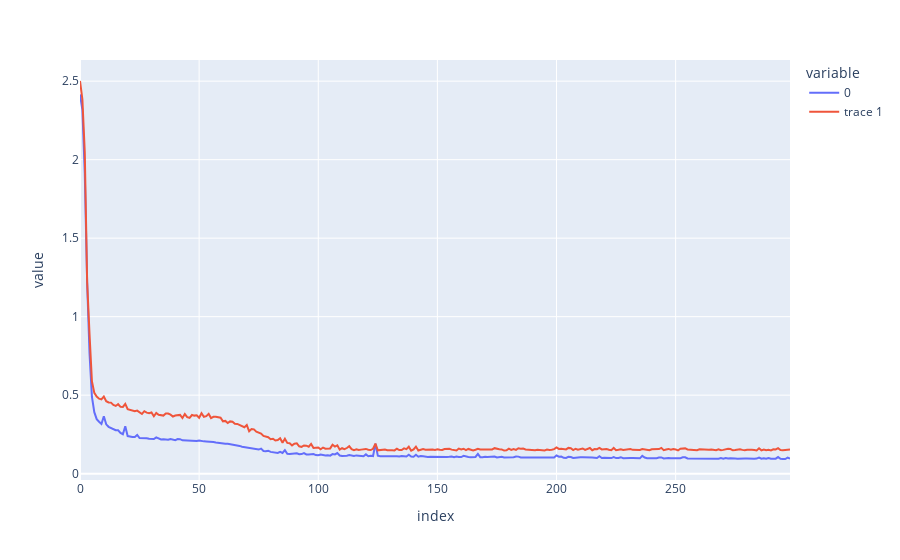

This figure's notebook cell:
### Code cell
fig = px.line(trainLoss)
fig.add_trace(go.Scatter(y=valLoss, mode="lines"))
fig.show()

### Figure 1 — Plotly figure (JSON) as saved in the notebook; plotly's stock layout.template omitted (floating-point values rounded to 4 significant figures; data arrays with more than 128 entries replaced by an {"elided": "..."} marker saying what was removed)
{"data": [{"hovertemplate": "variable=0<br>index=%{x}<br>value=%{y}<extra></extra>", "legendgroup": "0", "line": {"color": "#636efa", "dash": "solid"}, "marker": {"symbol": "circle"}, "mode": "lines", "name": "0", "orientation": "v", "showlegend": true, "type": "scatter", "x": {"elided": "299 int values"}, "xaxis": "x", "y": {"elided": "299 float values"}, "yaxis": "y"}, {"mode": "lines", "type": "scatter", "y": {"elided": "299 float values"}}], "layout": {"legend": {"title": {"text": "variable"}, "tracegroupgap": 0}, "margin": {"t": 60}, "xaxis": {"anchor": "y", "domain": [0, 1], "title": {"text": "index"}}, "yaxis": {"anchor": "x", "domain": [0, 1], "title": {"text": "value"}}}}
